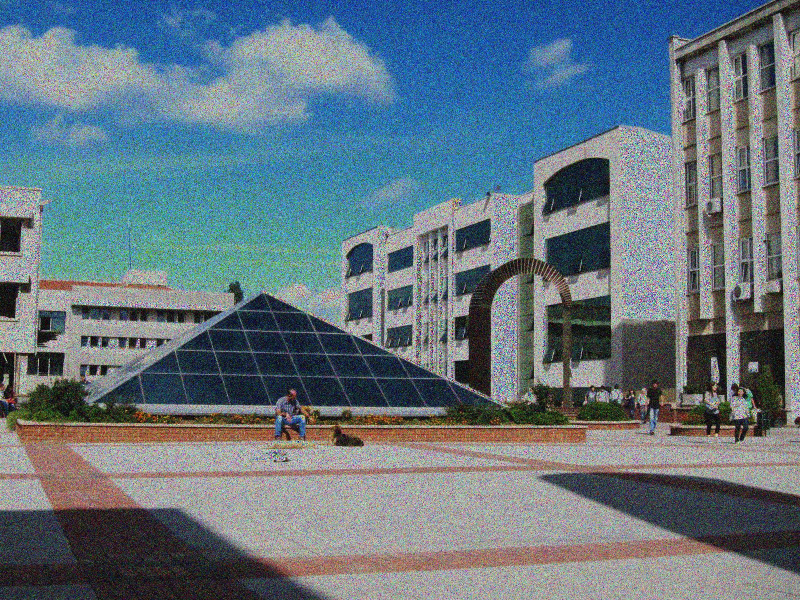
#> input picture HW3/Images/gaussian_noise/3.jpg, 1600 x 1200 px (shown at 1/2 size); its folder holds only this picture in this run
$ python noise_based.py
#> lines starting #> are read from the running program, lines starting #| are printed output that depends on the picture; after the words box and inside, x2 and y2 are one past the last pixel; in counts of white or black regions, pixels touching at a corner belong together
### HW3/utils.py
MAX_KEYPOINTS = 400

import cv2
import matplotlib.pyplot as plt
import numpy as np
from scipy.ndimage import filters


# [24 lines left out: functions calculate_new_points, calc_repeatability, not called in this run]


def calc_harris(img):
    gray = img
    block_size = 2
    aperture = 3
    free_parameter = 0.04
    dst = cv2.cornerHarris(gray, block_size, aperture, free_parameter)

    res = getharrispoints(dst)
    return res


def calc_sift(img):
    gray = img

    sift = cv2.xfeatures2d.SIFT_create()
    kp, descs = sift.detectAndCompute(gray, None)
    res = np.array([a.response for a in kp])
    kp = np.array(kp)[np.max(res) * 0.5 < res]
    if len(kp) > MAX_KEYPOINTS:
        kp = kp[:MAX_KEYPOINTS]

    return np.array([[p.pt[1], p.pt[0]] for p in kp]).astype(np.int64)


def myHarrisDetector(im, sigma=0.5):
    # derivatives
    imx = np.zeros(im.shape)
    filters.gaussian_filter(im, (sigma, sigma), (0, 1), imx)
    imy = np.zeros(im.shape)
    filters.gaussian_filter(im, (sigma, sigma), (1, 0), imy)

    # compute components of the Harris matrix
    Wxx = filters.gaussian_filter(imx * imx, sigma)
    Wxy = filters.gaussian_filter(imx * imy, sigma)
    Wyy = filters.gaussian_filter(imy * imy, sigma)
    # determinant and trace
    Wdet = Wxx * Wyy - Wxy ** 2
    Wtr = Wxx + Wyy
    harrisim = Wdet / Wtr
    return getharrispoints(harrisim)


def getharrispoints(harrisim, threshold=0.04, min_dist=10):
    maxnum = 0
    harrisim = np.nan_to_num(harrisim)
    maxnum = np.max(harrisim)

    cornerthreshold = maxnum * threshold
    harrisimt = (harrisim > cornerthreshold) * 1
    coords = np.array(harrisimt.nonzero()).T
    candidatevalues = [harrisim[c[0], c[1]] for c in coords]
    index = np.argsort(candidatevalues)
    allowedlocations = np.zeros(harrisim.shape)
    allowedlocations[min_dist:-min_dist, min_dist:-min_dist] = 1
    filteredcoords = []
    for i in index:
        if allowedlocations[coords[i, 0], coords[i, 1]] == 1:
            filteredcoords.append(coords[i])
            allowedlocations[(coords[i, 0] - min_dist):(coords[i, 0] + min_dist),
            (coords[i, 1] - min_dist):(coords[i, 1] + min_dist)] = 0

        if len(filteredcoords) == MAX_KEYPOINTS:
            break
    return np.array(filteredcoords)


def plot_repeatability(file_names=None, sift_repeatability=None, harris_repeatability=None, manual_repeatability=None,
                       sift_results=None, harris_results=None, manual_harris_results=None,path=None):
    plt.figure(figsize=(25, 5))
    plt.subplot(1, 3, 1)
    plt.plot(range(len(file_names) - 1), sift_repeatability)
    plt.title("SIFT")
    plt.subplot(1, 3, 2)
    plt.plot(range(len(file_names) - 1), harris_repeatability)
    plt.title("Harris")
    plt.subplot(1, 3, 3)
    plt.plot(range(len(file_names) - 1), manual_repeatability)
    plt.title("Implemented Harris")
    plt.savefig(path+"/repeat.jpg")
    plt.show()
    print("Sift")
    for s in sift_results:
        print(len(s))
    print("Harris")
    for s in harris_results:
        print(len(s))
    print("Manual Harris")
    for s in manual_harris_results:
        print(len(s))

### HW3/noise_based.py
import cv2
import numpy as np
PATH = "plots/noise_based"

np.seterr(invalid='ignore')
import matplotlib.pyplot as plt
import glob
from utils import *

file_names = glob.glob(r"Images/gaussian_noise/*.jpg")
harris_results = []
sift_results = []
manual_harris_results = []

for f, idx in zip(file_names, range(len(file_names))):
    fig = plt.figure(figsize=(25, 5))
    img = cv2.imread(f)
#> img is the input picture: shape (1200, 1600, 3); mean B, G, R 127.7, 117, 100.4
    gray = cv2.cvtColor(img, cv2.COLOR_BGR2GRAY)
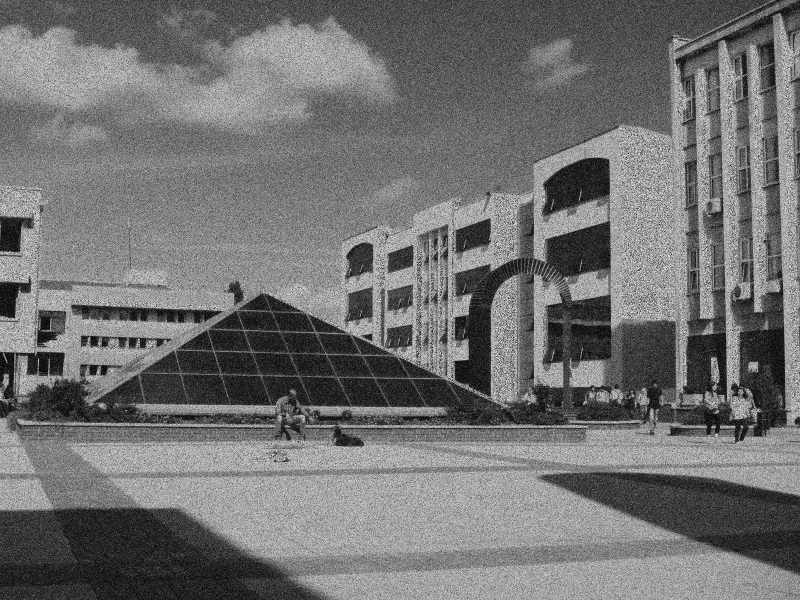
#> gray: shape (1200, 1600) (shown at 1/2 size); min 0, max 255, mean 113.2

    cv_Harris = calc_harris(gray)
#> in calc_harris, `dst = cv2.cornerHarris(gray, block_size, aperture, free_parameter)`:
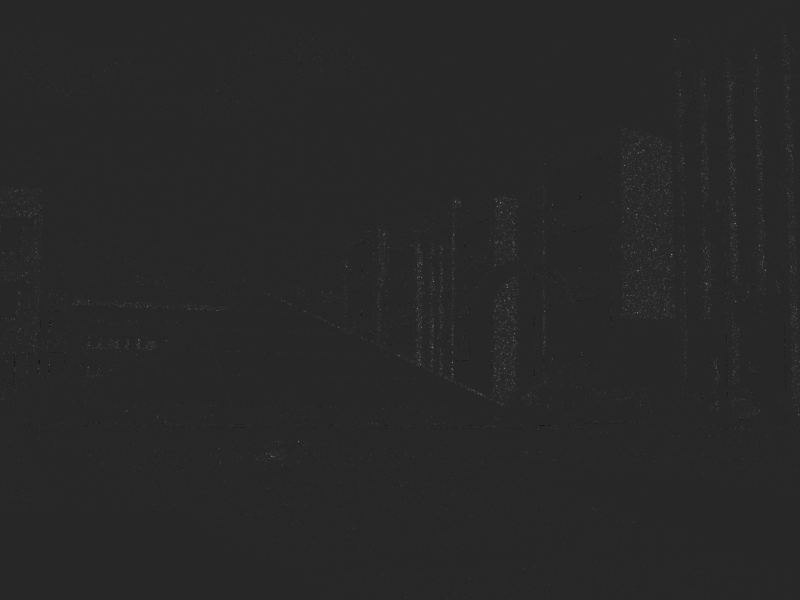
#> dst: shape (1200, 1600) float32 (shown at 1/2 size); min -0.00789, max 0.0434, mean 0.000146; drawn with min black and max white
#> in getharrispoints, `maxnum = np.max(harrisim)`: maxnum = 0.0434
#> in getharrispoints, `cornerthreshold = maxnum * threshold`: cornerthreshold = 0.00174
#> in getharrispoints, `harrisimt = (harrisim > cornerthreshold) * 1`:
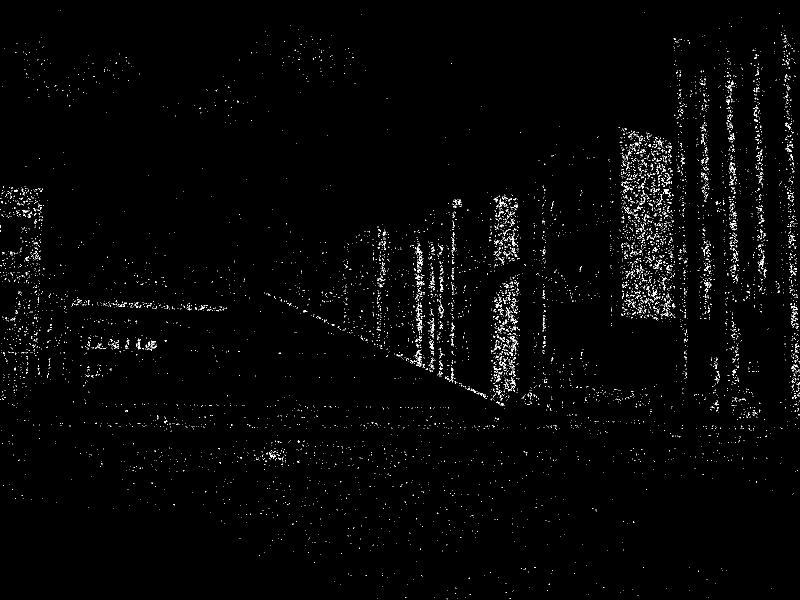
#> harrisimt: shape (1200, 1600) int64 (shown at 1/2 size); values 0 (black) and 1 (white), 1.4% white in thin lines or dots
#> in getharrispoints, `coords = np.array(harrisimt.nonzero()).T`: coords = 27202 pairs, first value 21 to 1198, second value 0 to 1599
#> in getharrispoints, `candidatevalues = [harrisim[c[0], c[1]] for c in coords]`: candidatevalues = 27202 items
#> the loop in getharrispoints, `for i in index:` made 546 passes
#> i on passes 1 to 3: 16892, 3775, 25511
#> after the loop in getharrispoints, `for i in index:`:
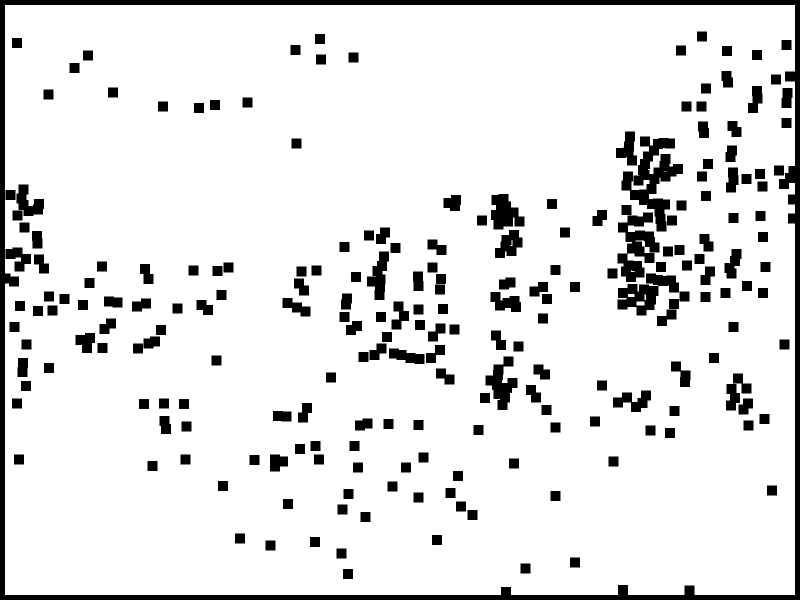
#> allowedlocations: shape (1200, 1600) float64 (shown at 1/2 size); values 0 (black) and 1 (white), 89.4% white; 218 black regions, largest, box (x1, y1, x2, y2) and area: (0, 0, 1600, 1200) 59156, (1243, 273, 1366, 463) 9261, (1235, 425, 1319, 564) 6335
#> after the loop in getharrispoints, `for i in index:`: filteredcoords = 400 pairs, first value 73 to 1184, second value 11 to 1587
#> in calc_harris, `res = getharrispoints(dst)`: res has the same summary as filteredcoords in getharrispoints
#> cv_Harris has the same summary as filteredcoords in getharrispoints
    cv_Sift = calc_sift(gray)
#> in calc_sift, `kp, descs = sift.detectAndCompute(gray, None)`: kp = 8947 keypoints; strongest (x, y, size): (835, 530, 1.8), (97, 742, 1.9), (1290, 621, 2), (906, 496, 2.1)
#> in calc_sift, `res = np.array([a.response for a in kp])`: res = 8947 values, max 0.087 at index 3950, min 0.0133 at index 2645, mean 0.0295
#> cv_Sift = 400 pairs, first value 374 to 921, second value 6 to 746

    manual_harris = myHarrisDetector(gray)
#> call 2 of getharrispoints, with threshold = 0.04, min_dist = 10
#> after the loop in getharrispoints (call 2), `for i in index:`:
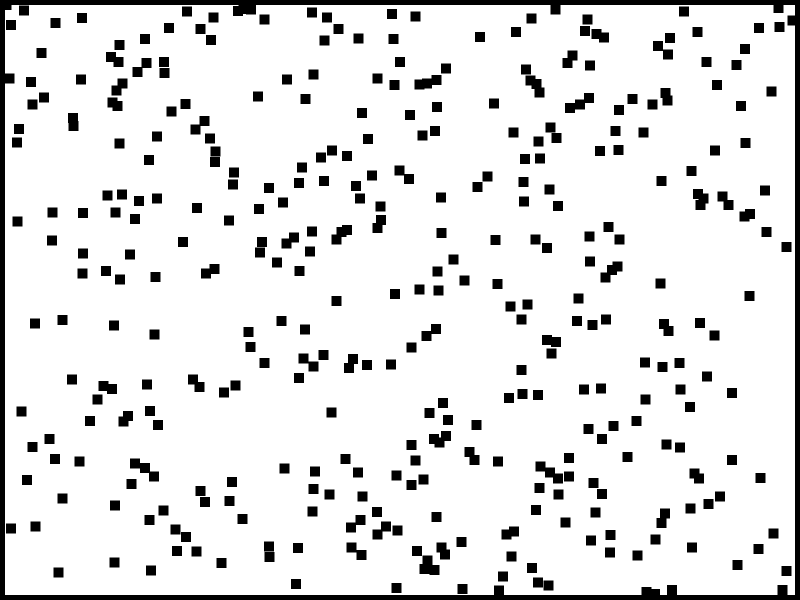
#> allowedlocations: shape (1200, 1600) float64 (shown at 1/2 size); values 0 (black) and 1 (white), 89% white; 336 black regions, largest, box (x1, y1, x2, y2) and area: (0, 0, 1600, 1200) 59720, (260, 917, 318, 963) 1194, (1130, 186, 1188, 226) 1186
#> manual_harris = 400 pairs, first value 10 to 1188, second value 13 to 1585
    #     plotharrispoints(gray,manual_harris)
    img = img[..., ::-1]
    plt.subplot(1, 3, 1)
    plt.imshow(img)
    plt.plot([p[1] for p in manual_harris], [p[0] for p in manual_harris], '*')
    plt.title("Implemented Harris")
    plt.axis('off')

    plt.subplot(1, 3, 2)
    plt.imshow(img)
    plt.plot([p[1] for p in cv_Harris], [p[0] for p in cv_Harris], '*')
    plt.title("Harris")
    plt.axis('off')

    plt.subplot(1, 3, 3)
    plt.imshow(img)
    plt.plot([p[1] for p in cv_Sift], [p[0] for p in cv_Sift], '*')
    plt.title("SIFT")
    plt.axis('off')
    fig.suptitle("Image " + str(idx + 1))
    plt.savefig(PATH+"/keypoints"+str(idx+1)+".jpg")
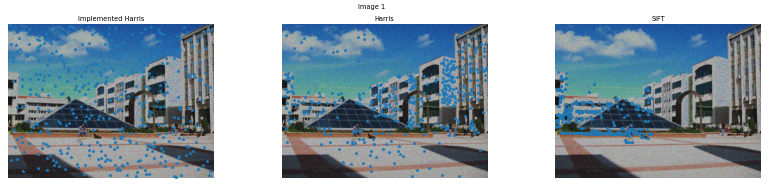
#> figure drawn by matplotlib, 3 panels

    plt.show()

    harris_results.append(cv_Harris)
    sift_results.append(cv_Sift)
    manual_harris_results.append(manual_harris)
sift_repeatability = []
harris_repeatability = []
manual_repeatability = []
for i in range(len(file_names))[1:]:
    sift_repeatability.append(calc_repeatability(sift_results[0], sift_results[i]))
    harris_repeatability.append(calc_repeatability(harris_results[0], harris_results[i]))
    manual_repeatability.append(calc_repeatability(manual_harris_results[0], manual_harris_results[i]))
#> after the loop, harris_repeatability = []; manual_repeatability = []; sift_repeatability = []
plot_repeatability(file_names, sift_repeatability, harris_repeatability, manual_repeatability,
                   sift_results, harris_results, manual_harris_results,PATH)
#> in plot_repeatability, `plt.savefig(path+"/repeat.jpg")`:
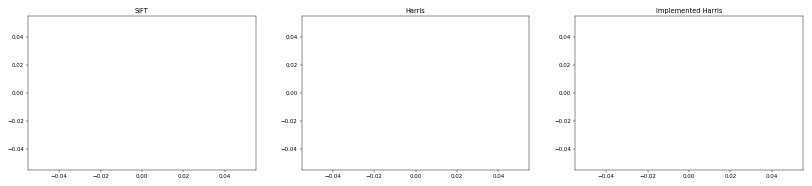
#> figure drawn by matplotlib, 3 panels
#> the loop in plot_repeatability, `for s in sift_results:` made 1 pass
#| 400
#> the loop in plot_repeatability, `for s in harris_results:` made 1 pass
#| 400
#> the loop in plot_repeatability, `for s in manual_harris_results:` made 1 pass
#| 400
